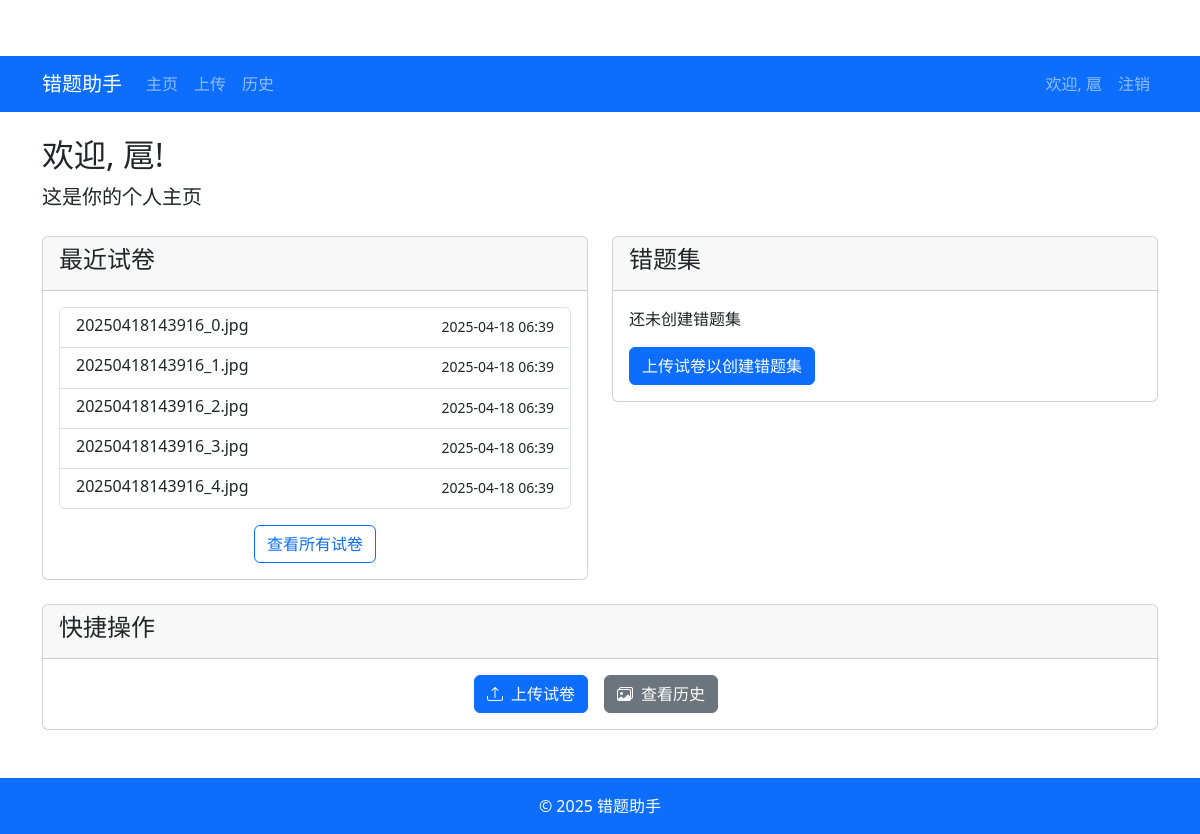
The page /dashboard (signed in) on the database its author committed.
### app.py (models this page shows)
class UserImage(db.Model):
    id = db.Column(db.Integer, primary_key=True)
    filename = db.Column(db.String(255), nullable=False)
    upload_date = db.Column(db.DateTime, nullable=False, default=datetime.utcnow)
    user_id = db.Column(db.Integer, db.ForeignKey('user.id'), nullable=False)

### app.py (the view)
@app.route('/dashboard')
def dashboard():
    if 'user_id' not in session:
        return redirect(url_for('login'))
    user = User.query.get(session['user_id'])
    recent_images = UserImage.query.filter_by(user_id=user.id).order_by(UserImage.upload_date.desc()).limit(5).all()
    recent_pdfs = UserPDF.query.filter_by(user_id=user.id).order_by(UserPDF.creation_date.desc()).limit(5).all()
    return render_template('dashboard.html',
                         username=user.username,
                         recent_images=recent_images,
                         recent_pdfs=recent_pdfs)

### templates/dashboard.html (shortened to what this page needs)
{% extends "base.html" %}
{% block content %}
<h2>欢迎, {{ username }}!</h2>
<p class="lead">这是你的个人主页</p>
<div class="row mt-4">
    <div class="col-md-6">
        <div class="card">
            <div class="card-header">
                <h4>最近试卷</h4>
            </div>
            <div class="card-body">
                {% if recent_images %}
                    <div class="list-group">
                        {% for image in recent_images %}
                            <a href="{{ url_for('download_image', image_id=image.id) }}" class="list-group-item list-group-item-action">
                                <div class="d-flex w-100 justify-content-between">
                                    <h6 class="mb-1">{{ image.filename }}</h6>
                                    <small>{{ image.upload_date.strftime('%Y-%m-%d %H:%M') }}</small>
                                </div>
                            </a>
                        {% endfor %}
                    </div>
                    <div class="mt-3 text-center">
                        <a href="{{ url_for('gallery') }}" class="btn btn-outline-primary">查看所有试卷</a>
                    </div>
                {% else %}
                    <p>还没上传试卷</p>
                    <a href="{{ url_for('upload') }}" class="btn btn-primary">上传试卷</a>
                {% endif %}
            </div>
        </div>
    </div>
    <div class="col-md-6">
        <div class="card">
            <div class="card-header">
                <h4>错题集</h4>
            </div>
            <div class="card-body">
                {% if recent_pdfs %}
                    <div class="list-group">
                        {% for pdf in recent_pdfs %}
                            <a href="{{ url_for('download_pdf', pdf_id=pdf.id) }}" class="list-group-item list-group-item-action">
                                <div class="d-flex w-100 justify-content-between">
                                    <h6 class="mb-1">{{ pdf.filename }}</h6>
                                    <small>{{ pdf.creation_date.strftime('%Y-%m-%d %H:%M') }}</small>
                                </div>
                            </a>
                        {% endfor %}
                    </div>
                    <div class="mt-3 text-center">
                        <a href="{{ url_for('gallery') }}" class="btn btn-outline-primary">查看所有错题集</a>
                    </div>
                {% else %}
                    <p>还未创建错题集</p>
                    <a href="{{ url_for('upload') }}" class="btn btn-primary">上传试卷以创建错题集</a>
                {% endif %}
            </div>
        </div>
    </div>
</div>
<div class="row mt-4">
    <div class="col-12">
        <div class="card">
            <div class="card-header">
                <h4>快捷操作</h4>
            </div>
            <div class="card-body">
                <div class="d-grid gap-2 d-md-flex justify-content-md-center">
                    <a href="{{ url_for('upload') }}" class="btn btn-primary me-md-2">
                        <i class="bi bi-upload me-2"></i>上传试卷
                    </a>
                    <a href="{{ url_for('gallery') }}" class="btn btn-secondary me-md-2">
                        <i class="bi bi-images me-2"></i>查看历史
                    </a>
                </div>
            </div>
        </div>
    </div>
</div>
{% endblock %}

### templates/base.html (shortened to what this page needs)
<!DOCTYPE html>
<html lang="en">
<head>
    <link href="https://cdn.jsdelivr.net/npm/bootstrap@5.3.0/dist/css/bootstrap.min.css" rel="stylesheet">
    <link rel="stylesheet" href="https://cdn.jsdelivr.net/npm/bootstrap-icons@1.10.0/font/bootstrap-icons.css">
    <link rel="stylesheet" href="{{ url_for('static', filename='css/style.css') }}">
</head>
<body>
    <nav class="navbar navbar-expand-lg navbar-dark bg-primary">
        <div class="container">
            <a class="navbar-brand" href="{{ url_for('index') }}">错题助手</a>
            <div class="collapse navbar-collapse" id="navbarNav">
                <ul class="navbar-nav me-auto">
                    {% if 'user_id' in session %}
                        <li class="nav-item">
                            <a class="nav-link" href="{{ url_for('dashboard') }}">主页</a>
                        </li>
                        <li class="nav-item">
                            <a class="nav-link" href="{{ url_for('upload') }}">上传</a>
                        </li>
                        <li class="nav-item">
                            <a class="nav-link" href="{{ url_for('gallery') }}">历史</a>
                        </li>
                    {% endif %}
                </ul>
                <ul class="navbar-nav">
                    {% if 'user_id' in session %}
                        <li class="nav-item">
                            <span class="nav-link">欢迎, {{ session['username'] }}</span>
                        </li>
                        <li class="nav-item">
                            <a class="nav-link" href="{{ url_for('logout') }}">注销</a>
                        </li>
                    {% endif %}
                </ul>
            </div>
        </div>
    </nav>
    <div class="container mt-4">
        {% block content %}{% endblock %}
    </div>
    <footer class="bg-light text-center text-lg-start mt-5">
        <div class="text-center p-3 bg-primary text-white">
            © 2025 错题助手
        </div>
    </footer>
</body>
</html>

### static/css/style.css (style rules this page uses)
body { padding-top: 56px; }
.card { transition: transform 0.2s; }

### rows shown on the page
UserImage: filename "20250418143916_0.jpg", upload_date "2025-04-18 06:39"
UserImage: filename "20250418143916_1.jpg", upload_date "2025-04-18 06:39"
UserImage: filename "20250418143916_2.jpg", upload_date "2025-04-18 06:39"
UserImage: filename "20250418143916_3.jpg", upload_date "2025-04-18 06:39"
UserImage: filename "20250418143916_4.jpg", upload_date "2025-04-18 06:39"

### other values the page prints
{{ session['username'] }} "扈"
{{ username }} "扈"
